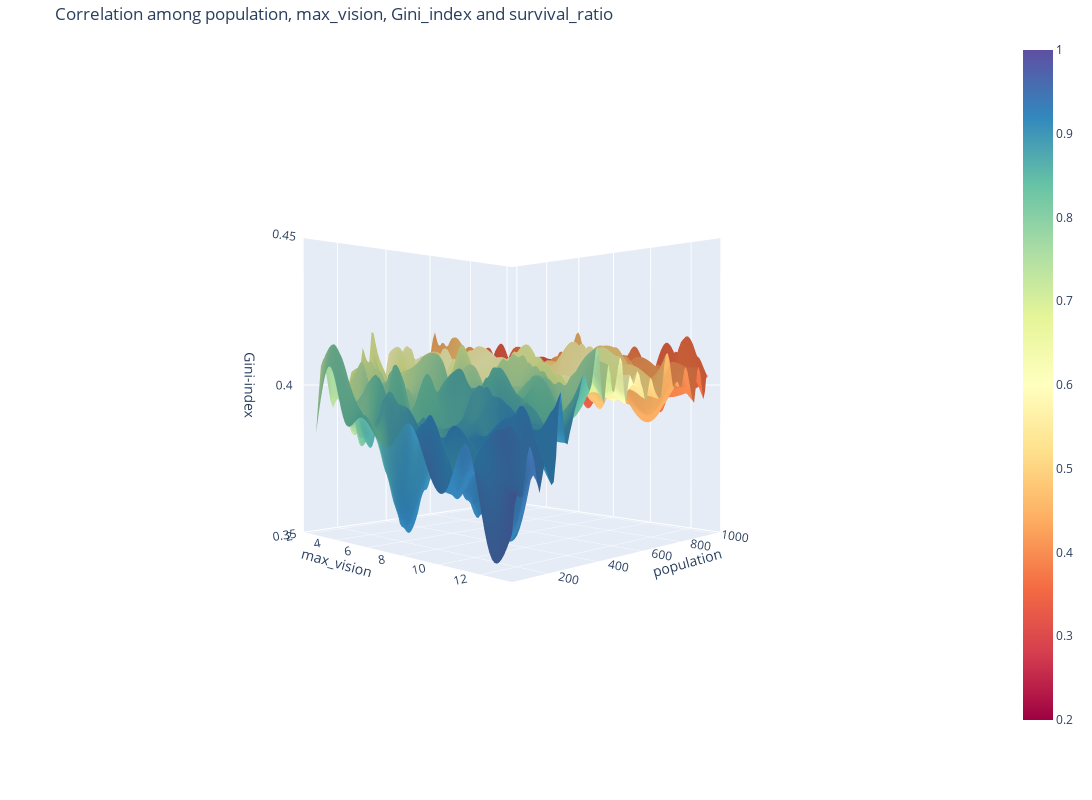

The cell this chart's notebook holds for it:
### Code cell
Y = cleaned_df3['population']
X = cleaned_df3['max_vision']
Z = cleaned_df3['Gini_index']
AI = cleaned_df3['survival_ratio']

# 假设X, Y, Z, 和 AI 是你已经有的数据

xi = np.linspace(X.min(), X.max(), 100)
yi = np.linspace(Y.min(), Y.max(), 100)
xi, yi = np.meshgrid(xi, yi)

# 对Z进行插值
zi = griddata((X, Y), Z, (xi, yi), method='cubic')

# 对AI进行插值，得到ai_mapped，这是根据xi和yi网格映射后的AI值
ai_mapped = griddata((X, Y), AI, (xi, yi), method='cubic')

colorscale = 'spectral'

# 用插值后的ai_mapped作为颜色映射
fig = go.Figure(data=[go.Surface(z=zi, x=xi, y=yi, surfacecolor=ai_mapped, colorscale=colorscale, cmin=0.2, cmax=1)],
                layout=go.Layout(
                    title='Correlation among population, max_vision, Gini_index and survival_ratio',
                    autosize=False,
                    width=1250, height=800,
                    margin=dict(l=30, r=30, b=70, t=40)
                ))


fig.update_layout(scene=dict(
                    xaxis=dict(autorange='reversed', title='population'),
                    yaxis_title='max_vision',
                    zaxis_title='Gini-index',
                    zaxis=dict(range=[0.35, 0.45]),
                    camera=dict(
                        up=dict(x=0, y=0, z=1),
                        center=dict(x=0, y=0, z=0),
                        eye=dict(x=2, y=2, z=0.01)
                    )))

fig.show()

### Figure 1 — Plotly figure (JSON) as saved in the notebook; plotly's stock layout.template omitted (floating-point values rounded to 4 significant figures; data arrays with more than 128 entries replaced by an {"elided": "..."} marker saying what was removed)
{"data": [{"cmax": 1, "cmin": 0.2, "colorscale": [[0, "rgb(158,1,66)"], [0.1, "rgb(213,62,79)"], [0.2, "rgb(244,109,67)"], [0.3, "rgb(253,174,97)"], [0.4, "rgb(254,224,139)"], [0.5, "rgb(255,255,191)"], [0.6, "rgb(230,245,152)"], [0.7, "rgb(171,221,164)"], [0.8, "rgb(102,194,165)"], [0.9, "rgb(50,136,189)"], [1, "rgb(94,79,162)"]], "surfacecolor": {"elided": "100x100 float values"}, "type": "surface", "x": {"elided": "100x100 float values"}, "y": {"elided": "100x100 float values"}, "z": {"elided": "100x100 float values"}}], "layout": {"autosize": false, "height": 800, "margin": {"b": 70, "l": 30, "r": 30, "t": 40}, "scene": {"camera": {"center": {"x": 0, "y": 0, "z": 0}, "eye": {"x": 2, "y": 2, "z": 0.01}, "up": {"x": 0, "y": 0, "z": 1}}, "xaxis": {"autorange": "reversed", "title": {"text": "population"}}, "yaxis": {"title": {"text": "max_vision"}}, "zaxis": {"range": [0.35, 0.45], "title": {"text": "Gini-index"}}}, "title": {"text": "Correlation among population, max_vision, Gini_index and survival_ratio"}, "width": 1250}}
